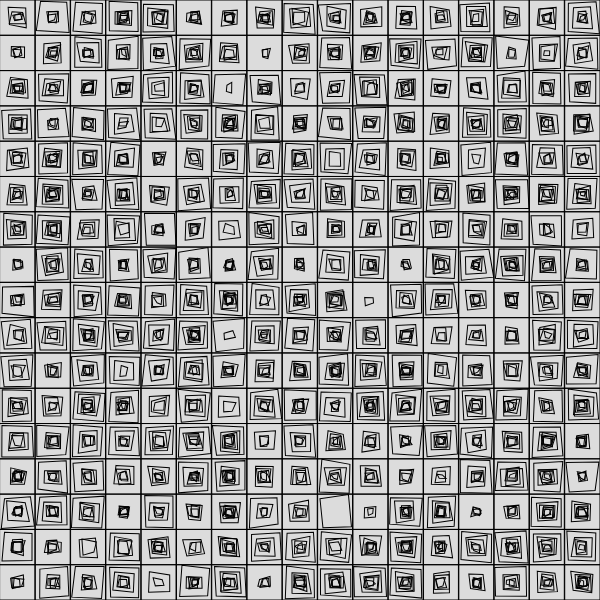
Frame 1 (no input)
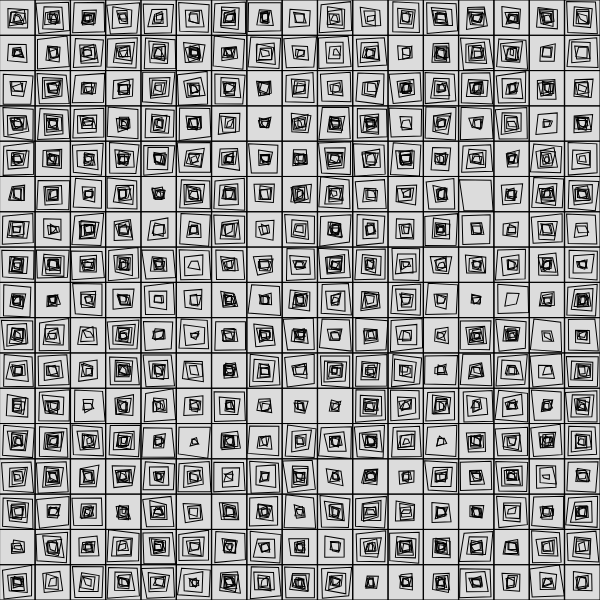
Frame 2 (the mouse pressed at the canvas centre, redrawn once)

The p5.js sketch that drew these frames (run headless with seeded random() and noise() and a simulated clock; the mouse was pressed at the canvas centre and the sketch redrawn once):

// p5.js sketch
// ── sketch.js
let DIM
let w

function randomSquare(x, y, w, randFactor = 2) {
  const r = w / 2
  beginShape()
  vertex(x - r + random(-randFactor, randFactor), y - r + random(-randFactor, randFactor))
  vertex(x + r + random(-randFactor, randFactor), y - r + random(-randFactor, randFactor))
  vertex(x + r + random(-randFactor, randFactor), y + r + random(-randFactor, randFactor))
  vertex(x - r + random(-randFactor, randFactor), y + r + random(-randFactor, randFactor))
  endShape(CLOSE)
}

function drawSquare(x, y, w) {
  const layers = random(6, 8)

  noFill()
  rect(x, y, w)

  for (let i = 0; i < layers; i++) {
    if (random(1) < 0.7) {

      const div = map(i, 0, layers, 1.2, 6)
      const scl = w / div

      push()
      translate(x, y)
      rotate(random(-20 / layers, 20 / layers))
      randomSquare(0, 0, w / div)
      pop()
    }
  }
}

function setup() {
  createCanvas(600, 600);
  rectMode(CENTER)
  angleMode(DEGREES)

  DIM = floor(random(10, 20))
  w = width / DIM
}

function draw() {
  background(220);

  for (let i = 0; i < DIM; i++) {
    for (let j = 0; j < DIM; j++) {
      const x = w * i + w / 2
      const y = w * j + w / 2
      drawSquare(x, y, w)
    }
  }

  noLoop()
}

function keyPressed() {
  if (key == " ") {
    redraw()
  }
}
